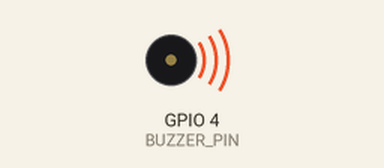
Simulated run of this program. Board: Raspberry Pi (BCM pin numbers). On the bench: buzzer (waves = sounding). At 15.0 s the program stops and its outputs stay as they are.

Above: at 0.1 s.
At 15.1 s:
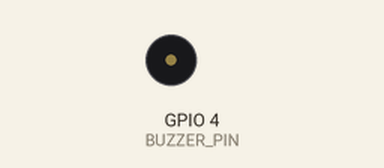
Timing chart, 0 to 16.5 s (numbered marks = the images above):
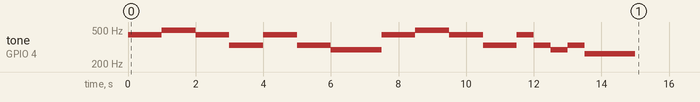

The program:

piezo_buzzer_task.py
```python
#피에조 부저
# 도음 출력하기
import RPi.GPIO as GPIO
import time

BUZZER_PIN = 4
GPIO.setmode(GPIO.BCM)
GPIO.setup(BUZZER_PIN, GPIO.OUT)

pwm = GPIO.PWM(BUZZER_PIN, 1)
pwm.start(70) # 소리 크기 (전압)
melody = [262, 294, 330, 349, 440, 494, 523]
music = [4, 4, 5, 5, 4, 4, 2, 4, 4, 2, 2, 1, 4, 4, 5, 5, 4, 4, 2, 4, 2, 1, 2, 0]
beat =  [1, 1, 1, 1, 1, 1, 2, 1, 1, 1, 1, 3, 1, 1, 1, 1, 1, 1, 2, 1, 1, 1, 1, 3]

try:
    for i in range(len(music)):
        pwm.ChangeFrequency(melody[music[i]])
        time.sleep(beat[i]*0.5)


finally:
    pwm.stop()
    GPIO.cleanup()

    import RPi.GPIO as GPIO
```

Measured:
- by itself, tone on GPIO 4 (BUZZER_PIN): plays 440 Hz for 1.0 s, 494 Hz for 1.0 s, 440 Hz for 1.0 s, 330 Hz for 1.0 s, 440 Hz for 1.0 s, 330 Hz for 1.0 s … (16 notes in this stretch)
